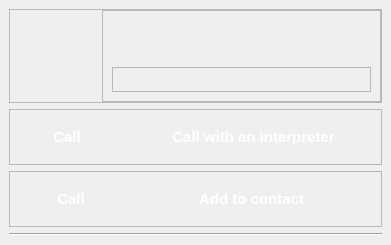
<?xml version="1.0" encoding="UTF-8"?>
<ui version="4.0">
 <class>Qpid::ContactProfile</class>
 <widget class="QWidget" name="Qpid::ContactProfile">
  <property name="geometry">
   <rect>
    <x>0</x>
    <y>0</y>
    <width>391</width>
    <height>245</height>
   </rect>
  </property>
  <property name="maximumSize">
   <size>
    <width>16777215</width>
    <height>16777215</height>
   </size>
  </property>
  <property name="windowTitle">
   <string>Voice Easy</string>
  </property>
  <property name="styleSheet">
   <string notr="true">#frameCallPanel QPushButton,#frameSimpleCallPanel QPushButton{
	border: 0px;
	color: #ffffff;
	min-height: 34px;
	font-size: 15px;
	font-weight: bold;
	font-family: Arial;
}

#pushButtonSimpleDirectCall {
	min-width: 122px;
}

#frameSummary {
	max-height: 92px;
}

#frameSummary #labelPhoto {
	min-width: 92px;
	max-width: 92px;
	min-height: 92px;
	max-height: 92px;
	border-image: url(:/images/ui/default_photo.jpg);
}

#frameSummaryRight QLineEdit {
	border: 0px;
	background: transparent;
}

#lineEditContactName {
	font-weight: bold;
}

#labelStatusIcon {
	border-image: url(:/images/ui/online_status_online.png);
	min-width: 13px;
	max-height: 13px;
}

#frameCallPanel {
	max-height: 56px;
}

#pushButtonDirectCall,#pushButtonInterpreterCall {
	background: url(:/images/ui/button_call_right.png);
	background-repeat: none;
	padding: 0 3px 0px 43px; /* t r b l*/
}

#pushButtonSimpleDirectCall{
	background: url(:/images/ui/button_call.png);
	background-repeat: none;
}

#pushButtonDirectCall:hover,#pushButtonInterpreterCall:hover {
	background: url(:/images/ui/button_call_right_hover.png);
}

#pushButtonSimpleDirectCall:hover {
	background: url(:/images/ui/button_call_hover.png);
}

#pushButtonDirectCallSelection,#pushButtonInterpreterCallSelection {
	min-width: 36px;
	border-image: url(:/images/ui/button_call_popup.png);
}

#pushButtonDirectCallSelection:hover,#pushButtonInterpreterCallSelection:hover {
	border-image: url(:/images/ui/button_call_popup_hover.png);
}

#pushButtonAddContact {
	background: url(:/images/ui/button_add_contact.png);
	background-repeat: none;
	min-width: 177px;
	padding-left: 13px;
}

#pushButtonAddContact:hover {
	background: url(:/images/ui/button_add_contact_hover.png);
	background-repeat: none;
}</string>
  </property>
  <layout class="QVBoxLayout" name="verticalLayout">
   <property name="spacing">
    <number>0</number>
   </property>
   <property name="margin">
    <number>0</number>
   </property>
   <item>
    <widget class="QWidget" name="widget" native="true">
     <property name="maximumSize">
      <size>
       <width>16777215</width>
       <height>16777215</height>
      </size>
     </property>
     <layout class="QVBoxLayout" name="verticalLayout_3">
      <item>
       <widget class="QFrame" name="frameSummary">
        <property name="maximumSize">
         <size>
          <width>16777215</width>
          <height>94</height>
         </size>
        </property>
        <property name="frameShape">
         <enum>QFrame::StyledPanel</enum>
        </property>
        <property name="frameShadow">
         <enum>QFrame::Raised</enum>
        </property>
        <layout class="QHBoxLayout" name="horizontalLayout_4">
         <property name="spacing">
          <number>0</number>
         </property>
         <property name="margin">
          <number>0</number>
         </property>
         <item>
          <widget class="QLabel" name="labelPhoto">
           <property name="text">
            <string/>
           </property>
           <property name="scaledContents">
            <bool>true</bool>
           </property>
          </widget>
         </item>
         <item>
          <widget class="QFrame" name="frameSummaryRight">
           <property name="frameShape">
            <enum>QFrame::StyledPanel</enum>
           </property>
           <property name="frameShadow">
            <enum>QFrame::Raised</enum>
           </property>
           <layout class="QVBoxLayout" name="verticalLayout_2">
            <item>
             <spacer name="verticalSpacer">
              <property name="orientation">
               <enum>Qt::Vertical</enum>
              </property>
              <property name="sizeHint" stdset="0">
               <size>
                <width>20</width>
                <height>0</height>
               </size>
              </property>
             </spacer>
            </item>
            <item>
             <widget class="QLineEdit" name="lineEditContactName">
              <property name="readOnly">
               <bool>true</bool>
              </property>
             </widget>
            </item>
            <item>
             <widget class="QFrame" name="frameOnlineStatus">
              <property name="frameShape">
               <enum>QFrame::StyledPanel</enum>
              </property>
              <property name="frameShadow">
               <enum>QFrame::Raised</enum>
              </property>
              <layout class="QHBoxLayout" name="horizontalLayout_5">
               <property name="leftMargin">
                <number>0</number>
               </property>
               <property name="topMargin">
                <number>3</number>
               </property>
               <property name="rightMargin">
                <number>0</number>
               </property>
               <property name="bottomMargin">
                <number>0</number>
               </property>
               <item>
                <widget class="QLabel" name="labelStatusIcon">
                 <property name="text">
                  <string/>
                 </property>
                 <property name="scaledContents">
                  <bool>false</bool>
                 </property>
                </widget>
               </item>
               <item>
                <widget class="QLineEdit" name="lineEditStatusText">
                 <property name="readOnly">
                  <bool>true</bool>
                 </property>
                </widget>
               </item>
               <item>
                <spacer name="horizontalSpacer_2">
                 <property name="orientation">
                  <enum>Qt::Horizontal</enum>
                 </property>
                 <property name="sizeHint" stdset="0">
                  <size>
                   <width>40</width>
                   <height>20</height>
                  </size>
                 </property>
                </spacer>
               </item>
              </layout>
             </widget>
            </item>
           </layout>
          </widget>
         </item>
        </layout>
       </widget>
      </item>
      <item>
       <widget class="QFrame" name="frameCallPanel">
        <property name="minimumSize">
         <size>
          <width>0</width>
          <height>0</height>
         </size>
        </property>
        <property name="maximumSize">
         <size>
          <width>16777215</width>
          <height>58</height>
         </size>
        </property>
        <property name="frameShape">
         <enum>QFrame::StyledPanel</enum>
        </property>
        <property name="frameShadow">
         <enum>QFrame::Raised</enum>
        </property>
        <layout class="QHBoxLayout" name="horizontalLayout_3">
         <property name="spacing">
          <number>9</number>
         </property>
         <property name="leftMargin">
          <number>0</number>
         </property>
         <property name="topMargin">
          <number>10</number>
         </property>
         <property name="rightMargin">
          <number>0</number>
         </property>
         <property name="bottomMargin">
          <number>10</number>
         </property>
         <item>
          <widget class="QWidget" name="widgetDirectCall" native="true">
           <layout class="QHBoxLayout" name="horizontalLayout" stretch="0,0">
            <property name="spacing">
             <number>0</number>
            </property>
            <property name="margin">
             <number>0</number>
            </property>
            <item>
             <widget class="QPushButton" name="pushButtonDirectCall">
              <property name="focusPolicy">
               <enum>Qt::NoFocus</enum>
              </property>
              <property name="text">
               <string>Call</string>
              </property>
              <property name="autoExclusive">
               <bool>true</bool>
              </property>
             </widget>
            </item>
            <item>
             <widget class="Qpid::PopupButton" name="pushButtonDirectCallSelection">
              <property name="focusPolicy">
               <enum>Qt::NoFocus</enum>
              </property>
              <property name="text">
               <string/>
              </property>
             </widget>
            </item>
           </layout>
          </widget>
         </item>
         <item>
          <widget class="QWidget" name="widgetInterpreterCall" native="true">
           <layout class="QHBoxLayout" name="horizontalLayout_2" stretch="0,0">
            <property name="spacing">
             <number>0</number>
            </property>
            <property name="margin">
             <number>0</number>
            </property>
            <item>
             <widget class="QPushButton" name="pushButtonInterpreterCall">
              <property name="focusPolicy">
               <enum>Qt::NoFocus</enum>
              </property>
              <property name="text">
               <string>Call with an interpreter</string>
              </property>
              <property name="autoExclusive">
               <bool>true</bool>
              </property>
             </widget>
            </item>
            <item>
             <widget class="Qpid::PopupButton" name="pushButtonInterpreterCallSelection">
              <property name="focusPolicy">
               <enum>Qt::NoFocus</enum>
              </property>
              <property name="text">
               <string/>
              </property>
             </widget>
            </item>
           </layout>
          </widget>
         </item>
         <item>
          <spacer name="horizontalSpacer">
           <property name="orientation">
            <enum>Qt::Horizontal</enum>
           </property>
           <property name="sizeHint" stdset="0">
            <size>
             <width>40</width>
             <height>20</height>
            </size>
           </property>
          </spacer>
         </item>
        </layout>
       </widget>
      </item>
      <item>
       <widget class="QFrame" name="frameSimpleCallPanel">
        <property name="minimumSize">
         <size>
          <width>0</width>
          <height>0</height>
         </size>
        </property>
        <property name="maximumSize">
         <size>
          <width>16777215</width>
          <height>58</height>
         </size>
        </property>
        <property name="frameShape">
         <enum>QFrame::StyledPanel</enum>
        </property>
        <property name="frameShadow">
         <enum>QFrame::Raised</enum>
        </property>
        <layout class="QHBoxLayout" name="horizontalLayout_6">
         <property name="spacing">
          <number>9</number>
         </property>
         <property name="leftMargin">
          <number>0</number>
         </property>
         <property name="topMargin">
          <number>10</number>
         </property>
         <property name="rightMargin">
          <number>0</number>
         </property>
         <property name="bottomMargin">
          <number>10</number>
         </property>
         <item>
          <widget class="QWidget" name="widgetSimpleDirectCall" native="true">
           <layout class="QHBoxLayout" name="horizontalLayout_7" stretch="0">
            <property name="spacing">
             <number>0</number>
            </property>
            <property name="margin">
             <number>0</number>
            </property>
            <item>
             <widget class="QPushButton" name="pushButtonSimpleDirectCall">
              <property name="focusPolicy">
               <enum>Qt::NoFocus</enum>
              </property>
              <property name="text">
               <string>Call</string>
              </property>
              <property name="autoExclusive">
               <bool>true</bool>
              </property>
             </widget>
            </item>
           </layout>
          </widget>
         </item>
         <item>
          <widget class="QWidget" name="widgetSimpleInterpreterCall" native="true">
           <layout class="QHBoxLayout" name="horizontalLayout_8" stretch="">
            <property name="spacing">
             <number>0</number>
            </property>
            <property name="margin">
             <number>0</number>
            </property>
           </layout>
          </widget>
         </item>
         <item>
          <widget class="QPushButton" name="pushButtonAddContact">
           <property name="text">
            <string>Add to contact</string>
           </property>
          </widget>
         </item>
         <item>
          <spacer name="horizontalSpacer_3">
           <property name="orientation">
            <enum>Qt::Horizontal</enum>
           </property>
           <property name="sizeHint" stdset="0">
            <size>
             <width>40</width>
             <height>20</height>
            </size>
           </property>
          </spacer>
         </item>
        </layout>
       </widget>
      </item>
      <item>
       <widget class="Line" name="line">
        <property name="orientation">
         <enum>Qt::Horizontal</enum>
        </property>
       </widget>
      </item>
     </layout>
    </widget>
   </item>
  </layout>
 </widget>
 <customwidgets>
  <customwidget>
   <class>Qpid::PopupButton</class>
   <extends>QPushButton</extends>
   <header>popupbutton.h</header>
  </customwidget>
 </customwidgets>
 <resources>
  <include location="phone.qrc"/>
 </resources>
 <connections/>
</ui>
